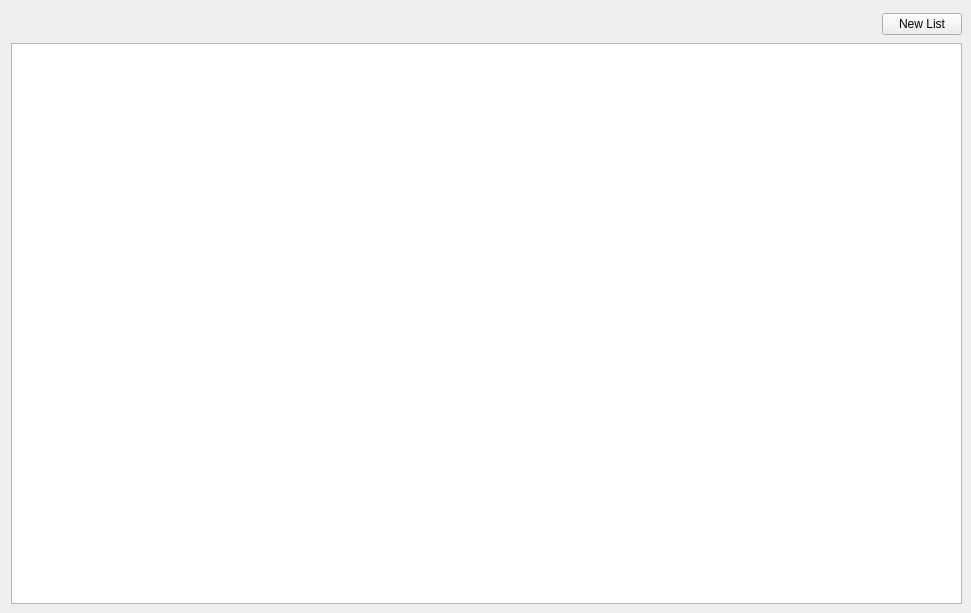
      <widget class="QWidget" name="tab_lists">
       <attribute name="title">
        <string>Lists</string>
       </attribute>
       <widget class="ListsView" name="tableview_lists">
        <property name="geometry">
         <rect>
          <x>11</x>
          <y>43</y>
          <width>951</width>
          <height>561</height>
         </rect>
        </property>
        <property name="sizeAdjustPolicy">
         <enum>QAbstractScrollArea::AdjustIgnored</enum>
        </property>
        <property name="sortingEnabled">
         <bool>true</bool>
        </property>
        <attribute name="horizontalHeaderStretchLastSection">
         <bool>true</bool>
        </attribute>
        <attribute name="verticalHeaderVisible">
         <bool>false</bool>
        </attribute>
        <attribute name="verticalHeaderStretchLastSection">
         <bool>true</bool>
        </attribute>
       </widget>
       <widget class="QWidget" name="layoutWidget_3">
        <property name="geometry">
         <rect>
          <x>11</x>
          <y>11</y>
          <width>951</width>
          <height>26</height>
         </rect>
        </property>
        <layout class="QHBoxLayout" name="horizontalLayout_5">
         <item>
          <spacer name="horizontalSpacer_5">
           <property name="orientation">
            <enum>Qt::Horizontal</enum>
           </property>
           <property name="sizeHint" stdset="0">
            <size>
             <width>828</width>
             <height>20</height>
            </size>
           </property>
          </spacer>
         </item>
         <item>
          <widget class="QPushButton" name="addListButton">
           <property name="sizePolicy">
            <sizepolicy hsizetype="Fixed" vsizetype="Fixed">
             <horstretch>0</horstretch>
             <verstretch>0</verstretch>
            </sizepolicy>
           </property>
           <property name="text">
            <string> New List </string>
           </property>
          </widget>
         </item>
        </layout>
       </widget>
      </widget>
